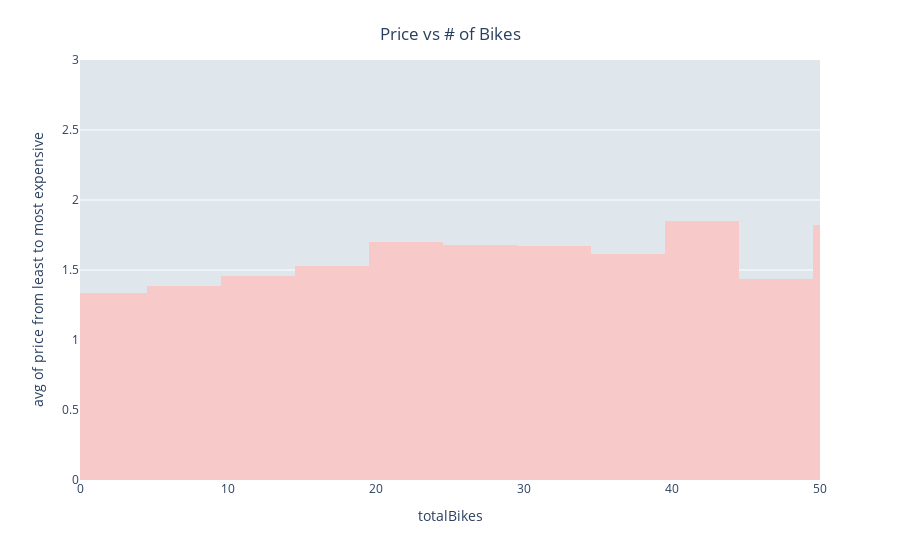

The code cell stored with this chart in its notebook:
### Code cell
# looking at price vs number of bikes
fig = px.histogram(
    final_df,
    y='price', 
    x='totalBikes', 
    histfunc='avg',
    nbins= 26,
    color_discrete_sequence=['#F7CAC9'],
    labels=dict(price="price from least to most expensive", 
                bikes="total # of bikes"))
fig.update(layout_xaxis_range = [0,50])
fig.update(layout_yaxis_range = [0,3])
fig.update_layout(
    title={
        'text': 'Price vs # of Bikes',
        'y':.95,
        'x':.5,
        'xanchor': 'center',
        'yanchor': 'top'},
)
fig.update_layout({'plot_bgcolor': '#dfe7ed',})
fig.show()

### Figure 1 — Plotly figure (JSON) as saved in the notebook; plotly's stock layout.template omitted (floating-point values rounded to 4 significant figures; data arrays with more than 128 entries replaced by an {"elided": "..."} marker saying what was removed)
{"data": [{"alignmentgroup": "True", "bingroup": "x", "histfunc": "avg", "hovertemplate": "totalBikes=%{x}<br>avg of price from least to most expensive=%{y}<extra></extra>", "legendgroup": "", "marker": {"color": "#F7CAC9", "pattern": {"shape": ""}}, "name": "", "nbinsx": 26, "offsetgroup": "", "orientation": "v", "showlegend": false, "type": "histogram", "x": {"elided": "16131 int values"}, "xaxis": "x", "y": {"elided": "16131 int values"}, "yaxis": "y"}], "layout": {"barmode": "relative", "legend": {"tracegroupgap": 0}, "margin": {"t": 60}, "plot_bgcolor": "#dfe7ed", "title": {"text": "Price vs # of Bikes", "x": 0.5, "xanchor": "center", "y": 0.95, "yanchor": "top"}, "xaxis": {"anchor": "y", "domain": [0, 1], "range": [0, 50], "title": {"text": "totalBikes"}}, "yaxis": {"anchor": "x", "domain": [0, 1], "range": [0, 3], "title": {"text": "avg of price from least to most expensive"}}}}
